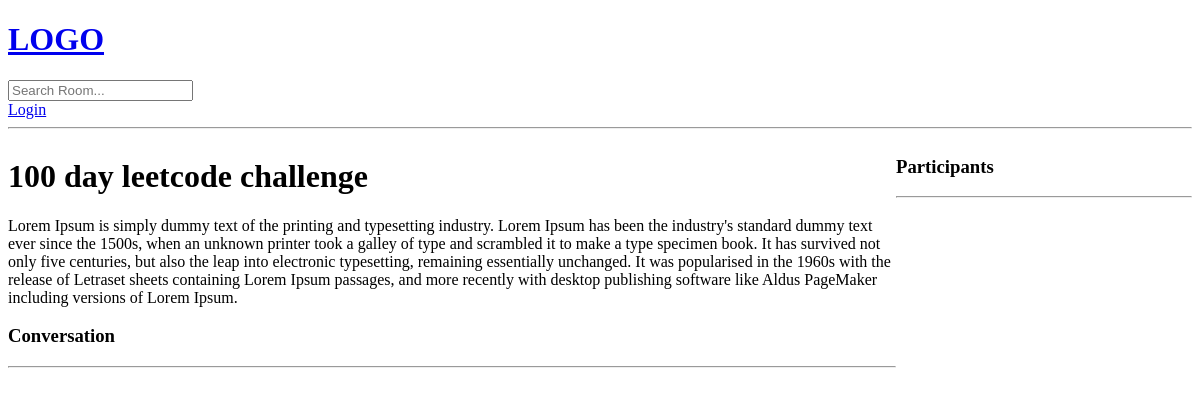
The app's page /room/1/, older data.
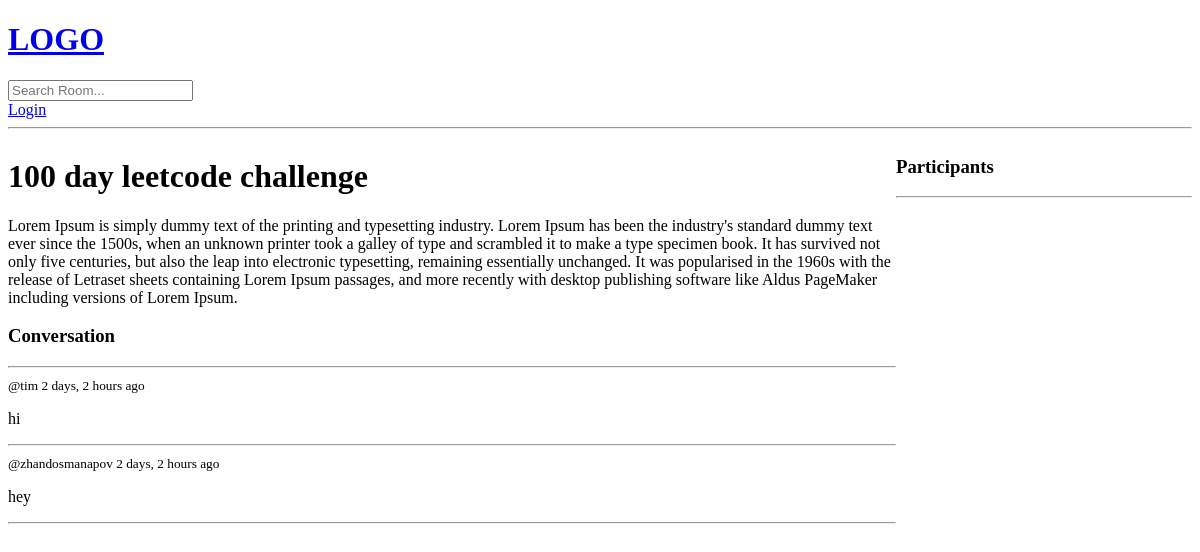
The same page, newer data.
### account/models.py (models this page shows, shortened)
class Room(models.Model):
    host = models.ForeignKey(User, on_delete=models.SET_NULL, null=True)
    topic = models.ForeignKey(Topic, on_delete=models.SET_NULL, null=True)
    name = models.CharField(max_length=200)
    description = models.TextField(null=True, blank=True)
    participants = models.ManyToManyField(User, related_name='participants', blank=True)
    updated = models.DateTimeField(auto_now=True)
    created = models.DateTimeField(auto_now_add=True)
    class Meta:
        ordering = ['-updated', '-created']

class Message(models.Model):
    user = models.ForeignKey(User, on_delete=models.CASCADE)
    room = models.ForeignKey(Room, on_delete=models.CASCADE)
    body = models.TextField()
    updated = models.DateTimeField(auto_now=True)
    created = models.DateTimeField(auto_now_add=True)

### account/views.py (the view, shortened to what this page needs)
# urls.py: path('room/<str:pk>/', views.room, name="room"),
def room(request, pk):
    room = Room.objects.get(id=pk)
    room_messages = room.message_set.all().order_by('-created')
    participants = room.participants.all()
    context = {'room': room, 'room_messages': room_messages,
               'participants': participants}
    return render(request, 'account/room.html', context)

### account/templates/account/room.html (shortened to what this page needs)
{% extends 'main.html' %}
{% block content %}
<div class="room-container">
    <div>
        <h1>{{room.name}}</h1>
        <p>{{room.description}}</p>
        <div class="comment-wrapper">
            <h3>Conversation</h3>
            <hr>
            {% for m in room_messages %}
            <div>
                <small>@{{m.user}} {{m.created|timesince}} ago</small>
                <p>{{m.body}}</p>
                <hr>
            </div>
            {% endfor %}
        </div>
    </div>
    <div>
        <h3>Participants</h3>
        <hr>
    </div>
</div>
{% endblock %}

### templates/main.html (shortened to what this page needs)
<!DOCTYPE html>
<html lang="en">
<head>
</head>
<body>
    {% include 'navbar.html' %}
    {% block content %}
    {% endblock %}
</body>
</html>

### templates/navbar.html
<a href="{% url 'home' %}">
    <h1>LOGO</h1>
</a>
<form method="GET" action="{% url 'home' %}">
    <input type="text" name="q" placeholder = "Search Room...">
</form>
{% if request.user.is_authenticated %}
<p>Hello {{request.user}}</p>
<a href="{% url 'logout' %}">Logout</a>
{% else %}
<a href="{% url 'login' %}">Login</a>
{% endif %}
<hr>

### account/templates/account/room.html (style rules this page uses)
.room-container { display: grid; grid-template-columns: 3fr 1fr; }

Row changes from the older to the newer data that the page shows:
added Message: user "tim", created "2 days, 2 hours", body "hi"
added Message: user "zhandosmanapov", created "2 days, 2 hours", body "hey"
